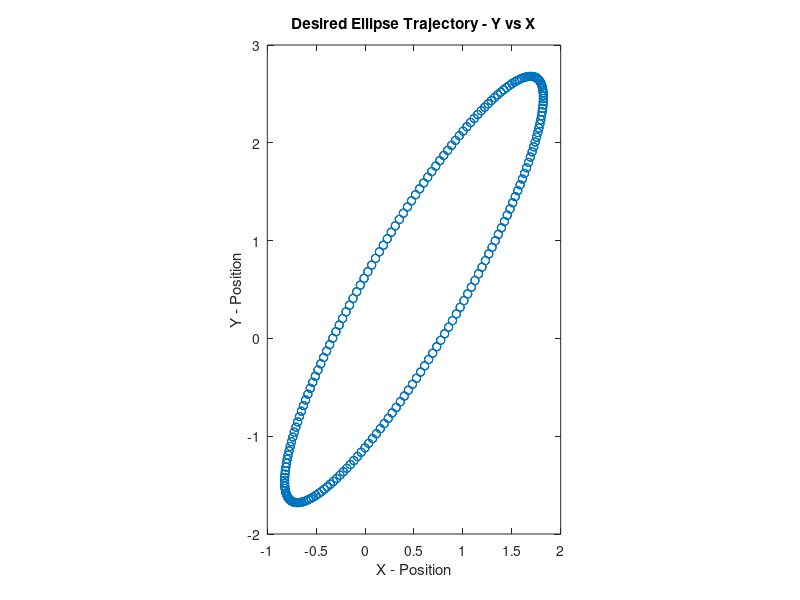

Here is the MATLAB script that generated this plot: (Note: this script raises an error after producing the figure.)
clc;

% general parameters
global l1 l2 T w tstep K; 
% ellipse/circle parameters
global S1 S2 R; 

l1 = 2.5; 
l2 = 2;  
T = 20;
K = 100;
w = 2*pi / T; % angular velocity 
R = 1.5;
S1 = 2.5;
S2 = 0.5;
tstep = 0.1;
time_vec = 0:tstep:3*T;


%% Ellipse trajectory

% ellipse trajectory desired position and velocity 
xd_e = 0.5 + S1*cos(pi/3)*cos(w*time_vec) - S2*sin(pi/3)*sin(w*time_vec);
yd_e = 0.5 + S1*sin(pi/3)*cos(w*time_vec) + S2*cos(pi/3)*sin(w*time_vec);
xddot_e = -S1*cos(pi/3)*w*sin(w*time_vec) -S2*sin(pi/3)*w*cos(w*time_vec);
yddot_e = -S1*sin(pi/3)*w*sin(w*time_vec) +S2*cos(pi/3)*w*cos(w*time_vec);

figure(1);
plot(xd_e, yd_e,'o');
daspect([1 1 1]);
xlabel("X - Position");
ylabel("Y - Position");
title("Desired Ellipse Trajectory - Y vs X");

% initial joint values: assume phi = theta1 = theta2 = 0
th_ic_e = [xd_e(1) - l1 - l2; yd_e(1); 0; 0; 0]; % x, y, phi, theta1, theta2

% integrate angles using ODE45
[t, Th] = ode45(@(t, th)openLoopJointSpaceControl(t, th, xddot_e,yddot_e), time_vec, th_ic_e);

% compute actual end-effector trajectory 
% xe = x + l1*cos(phi+theta1) + l2*cos(phi+theta1+theta2)
x_act_e = Th(:,1) + l1 * cos(Th(:,3) + Th(:,4)) + l2 * cos(Th(:,3) + Th(:,4) + Th(:,5)); 
% ye = y + l1*sin(phi+theta1) + l2*sin(phi+theta1+theta2)
y_act_e = Th(:,2) + l1 * sin(Th(:,3) + Th(:,4)) + l2 * sin(Th(:,3) + Th(:,4) + Th(:,5)); 

% Display the results 
figure(2);
plot(x_act_e, y_act_e,'o');
daspect([1 1 1]);
xlabel("X - Position");
ylabel("Y - Position");
title("Actual Ellipse Trajectory - Y vs X");


% actual trajectory animation
figure(3);
for i=1:length(time_vec) 
    clf('reset')
    % plot end effector pos
    plot(x_act_e(i), y_act_e(i), 'o','Color','blue'); hold on
    % plot base center
    plot(Th(i, 1), Th(i, 2), 'o','Color','black');
    % plot base forward direction 
    fdirx = [Th(i, 1) Th(i, 1)+cos(Th(i, 3))];
    fdiry = [Th(i, 2) Th(i, 2)+sin(Th(i, 3))];
    plot(fdirx, fdiry,'color', "red", 'LineWidth', 3);

    % plot links
    link1x = [Th(i, 1) Th(i, 1)+l1*cos(Th(i, 3)+Th(i, 4))];
    link1y = [Th(i, 2) Th(i, 2)+l1*sin(Th(i, 3)+Th(i, 4))];
    link2x = [Th(i, 1)+l1*cos(Th(i, 3)+Th(i, 4)) Th(i, 1)+l1*cos(Th(i, 3)+Th(i, 4))+l2*cos(Th(i, 3)+Th(i, 4)+Th(i, 5))];
    link2y = [Th(i, 2)+l1*sin(Th(i, 3)+Th(i, 4)) Th(i, 2)+l1*sin(Th(i, 3)+Th(i, 4))+l2*sin(Th(i, 3)+Th(i, 4)+Th(i, 5))];
    plot(link1x, link1y,'color', "#0072BD", 'LineWidth', 1);
    plot(link2x, link2y,'color', "#D95319", 'LineWidth', 1);

    title('Ellipse Trajectory Animation');
    grid on;
    
    xlim([-5 5]);
    ylim([-5 5]);
    drawnow;
end






% square trajectory 
time_vec_side_normalized = 0:tstep/(T/4):1;
time_vec_side_normalized(end)=[]; % remove last item to avoid corner duplication 
side = 3.5;
side_min = 1 - side / 2;
side_max = 1 + side / 2;
% POSITION
% bottom side
xd_s = side_min + time_vec_side_normalized * (side_max - side_min);
yd_s = side_min + time_vec_side_normalized * 0;
% right side 
xd_s = [xd_s, side_max + time_vec_side_normalized * 0];
yd_s = [yd_s, side_min + time_vec_side_normalized * (side_max - side_min)];
% top side
xd_s = [xd_s, side_max - time_vec_side_normalized * (side_max - side_min)];
yd_s = [yd_s, side_max + time_vec_side_normalized * 0]; 
% left side 
xd_s = [xd_s, side_min + time_vec_side_normalized * 0];
yd_s = [yd_s, side_max - time_vec_side_normalized * (side_max - side_min)];

step_vel = (xd_s(2) - xd_s(1)) / tstep;
% VELOCITY
% bottom side 
xddot_s = step_vel * ones(1, length(time_vec_side_normalized));
yddot_s = zeros(1, length(time_vec_side_normalized));
% right side 
xddot_s = [xddot_s, zeros(1, length(time_vec_side_normalized))];
yddot_s = [yddot_s, step_vel * ones(1, length(time_vec_side_normalized))];
% top side
xddot_s = [xddot_s, -step_vel * ones(1, length(time_vec_side_normalized))];
yddot_s = [yddot_s, zeros(1, length(time_vec_side_normalized))];
% left side 
xddot_s = [xddot_s, zeros(1, length(time_vec_side_normalized))];
yddot_s = [yddot_s, -step_vel * ones(1, length(time_vec_side_normalized))];

% three cycles 
xd_s = [xd_s, xd_s, xd_s];
yd_s = [yd_s, yd_s, yd_s];
xddot_s = [xddot_s, xddot_s, xddot_s];
yddot_s = [yddot_s, yddot_s, yddot_s];
% add last corner for size consistency with time_vec
xd_s = [xd_s, xd_s(1)];
yd_s = [yd_s, yd_s(1)];
xddot_s = [xddot_s, xddot_s(1)];
yddot_s = [yddot_s, yddot_s(1)];

figure(4);
plot(xd_s, yd_s,'o');
daspect([1 1 1]);
xlabel("X - Position");
ylabel("Y - Position");
title("Desired Square Trajectory - Y vs X");



% initial joint values: assume phi = theta1 = theta2 = 0
th_ic_s = [xd_s(1) - l1 - l2; yd_s(1); 0; 0; 0]; % x, y, phi, theta1, theta2


% integrate angles using ODE45
[t, Th] = ode45(@(t, th)openLoopJointSpaceControl(t, th, xddot_s,yddot_s), time_vec, th_ic_s);

% compute actual end-effector trajectory 
% xe = x + l1*cos(phi+theta1) + l2*cos(phi+theta1+theta2)
x_act_s = Th(:,1) + l1 * cos(Th(:,3) + Th(:,4)) + l2 * cos(Th(:,3) + Th(:,4) + Th(:,5)); 
% ye = y + l1*sin(phi+theta1) + l2*sin(phi+theta1+theta2)
y_act_s = Th(:,2) + l1 * sin(Th(:,3) + Th(:,4)) + l2 * sin(Th(:,3) + Th(:,4) + Th(:,5)); 

% Display the results 
figure(5);
plot(x_act_s, y_act_s,'o');
daspect([1 1 1]);
xlabel("X - Position");
ylabel("Y - Position");
title("Actual Square Trajectory - Y vs X");

% actual trajectory animation
figure(6);
for i=1:length(time_vec) 
    clf('reset')
    % plot end effector pos
    plot(x_act_s(i), y_act_s(i), 'o','Color','blue'); hold on
    % plot base center
    plot(Th(i, 1), Th(i, 2), 'o','Color','black');
    % plot base forward direction 
    fdirx = [Th(i, 1) Th(i, 1)+cos(Th(i, 3))];
    fdiry = [Th(i, 2) Th(i, 2)+sin(Th(i, 3))];
    plot(fdirx, fdiry,'color', "red", 'LineWidth', 3);

    % plot links
    link1x = [Th(i, 1) Th(i, 1)+l1*cos(Th(i, 3)+Th(i, 4))];
    link1y = [Th(i, 2) Th(i, 2)+l1*sin(Th(i, 3)+Th(i, 4))];
    link2x = [Th(i, 1)+l1*cos(Th(i, 3)+Th(i, 4)) Th(i, 1)+l1*cos(Th(i, 3)+Th(i, 4))+l2*cos(Th(i, 3)+Th(i, 4)+Th(i, 5))];
    link2y = [Th(i, 2)+l1*sin(Th(i, 3)+Th(i, 4)) Th(i, 2)+l1*sin(Th(i, 3)+Th(i, 4))+l2*sin(Th(i, 3)+Th(i, 4)+Th(i, 5))];
    plot(link1x, link1y,'color', "#0072BD", 'LineWidth', 1);
    plot(link2x, link2y,'color', "#D95319", 'LineWidth', 1);

    title('Square Animation');
    daspect([1 1 1]);
    grid on;
    xlim([-8 5]);
    ylim([-8 5]);
    drawnow;
end




% minimize potential: V = th1^2 + 0.25*th2^2 + 0.66*phi^2
function dth = openLoopJointSpaceControl(t, th, xddot, yddot)
    global l1 l2 tstep K;

    % compute Jacobian 
    J = [1, 0, -l1*sin(th(3)+th(4))-l2*sin(th(3)+th(4)+th(5)), -l1*sin(th(3)+th(4))-l2*sin(th(3)+th(4)+th(5)), -l2*sin(th(3)+th(4)+th(5));
         0, 1, l1*cos(th(3)+th(4))+l2*cos(th(3)+th(4)+th(5)), l1*cos(th(3)+th(4))+l2*cos(th(3)+th(4)+th(5)), l2*cos(th(3)+th(4)+th(5));     
         -sin(th(3)), cos(th(3)), 0, 0, 0];
    Jpinv = pinv(J);
    
    % gradient of potential V with respect to x, y, phi, theta1, theta2
    qz = [0; 0; 1.32*th(3); 2*th(4); 0.5*th(5)];

    % compute open-loop theta dot
    t_idx = 1+int32(t/tstep);
    dth_openloop = Jpinv * [xddot(t_idx); yddot(t_idx); 0] + (eye(5) - Jpinv*J)*(-K)*qz; 
    
    % no feedback
    dth = dth_openloop;
end
